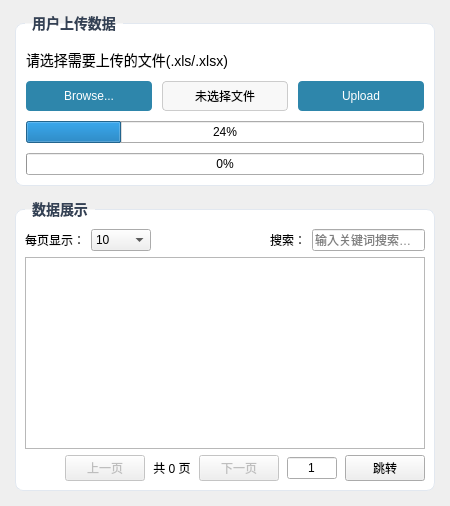
      <widget class="QWidget" name="page_upload">
       <property name="styleSheet">
        <string notr="true">QWidget#page_upload {
background-color: #f7f9fc;
}

/* 1. 主体设置 */
QGroupBox {
    background-color: #ffffff;
    border: 1px solid #e2e8f0;
    border-radius: 8px;
    
    /* 关键修改：增加顶部间距（通常 20-25px 比较合适） */
    margin-top: 8px; 
    
    font-size: 14px;
    font-weight: bold;
    color: #334155;
    
    /* 增加内部边距，防止内部的灰色 Label 顶到边框 */
    padding-top: 10px; 
}

/* 2. 标题定位设置（必须添加） */
QGroupBox::title {
    /* subcontrol-origin 设为 margin，标题才会乖乖呆在上面留出的 20px 空间里 */
    subcontrol-origin: margin;
    subcontrol-position: top left; /* 标题居左上 */
    left: 10px;                    /* 距离左边 10 像素 */
    padding: 0 5px;                /* 标题文字左右留点白，防止碰到横线 */
}</string>
       </property>
       <layout class="QVBoxLayout" name="verticalLayout_upload">
        <property name="spacing">
         <number>15</number>
        </property>
        <property name="leftMargin">
         <number>15</number>
        </property>
        <property name="topMargin">
         <number>15</number>
        </property>
        <property name="rightMargin">
         <number>15</number>
        </property>
        <property name="bottomMargin">
         <number>15</number>
        </property>
        <item>
         <widget class="QGroupBox" name="groupBox_upload">
          <property name="font">
           <font>
            <pointsize>-1</pointsize>
            <bold>true</bold>
           </font>
          </property>
          <property name="styleSheet">
           <string notr="true"/>
          </property>
          <property name="title">
           <string>用户上传数据</string>
          </property>
          <property name="alignment">
           <set>Qt::AlignmentFlag::AlignLeading|Qt::AlignmentFlag::AlignLeft|Qt::AlignmentFlag::AlignVCenter</set>
          </property>
          <property name="flat">
           <bool>false</bool>
          </property>
          <layout class="QVBoxLayout" name="verticalLayout_upload_group">
           <property name="spacing">
            <number>10</number>
           </property>
           <property name="leftMargin">
            <number>10</number>
           </property>
           <property name="topMargin">
            <number>15</number>
           </property>
           <property name="rightMargin">
            <number>10</number>
           </property>
           <property name="bottomMargin">
            <number>10</number>
           </property>
           <item>
            <widget class="QLabel" name="label_file_tip">
             <property name="styleSheet">
              <string>font-size: 14px;</string>
             </property>
             <property name="text">
              <string>请选择需要上传的文件(.xls/.xlsx)</string>
             </property>
            </widget>
           </item>
           <item>
            <layout class="QHBoxLayout" name="horizontalLayout_file">
             <property name="spacing">
              <number>10</number>
             </property>
             <property name="leftMargin">
              <number>0</number>
             </property>
             <property name="topMargin">
              <number>0</number>
             </property>
             <property name="rightMargin">
              <number>0</number>
             </property>
             <property name="bottomMargin">
              <number>0</number>
             </property>
             <item>
              <widget class="QPushButton" name="btn_browse">
               <property name="minimumSize">
                <size>
                 <width>80</width>
                 <height>30</height>
                </size>
               </property>
               <property name="styleSheet">
                <string notr="true">
/* 全局按钮样式：背景色+文字色+圆角+边框 */
QPushButton {
    background-color: #2E86AB; /* 背景色（蓝灰色） */
    color: white;              /* 文字色（白色） */
    border: none;              /* 去掉默认边框 */
    border-radius: 4px;        /* 圆角（可选） */
    padding: 6px 12px;         /* 内边距（上下6px，左右12px） */
    font-size: 12px;           /* 字体大小 */
}

/* 按钮禁用状态（如无数据时的分页按钮） */
QPushButton:disabled {
    background-color: #CCCCCC; /* 禁用背景色（浅灰） */
    color: #666666;            /* 禁用文字色（深灰） */
}</string>
               </property>
               <property name="text">
                <string>Browse...</string>
               </property>
              </widget>
             </item>
             <item>
              <widget class="QLabel" name="file_path">
               <property name="styleSheet">
                <string>border: 1px solid #ccc; padding: 5px; background: #f8f8f8; border-radius: 4px;</string>
               </property>
               <property name="text">
                <string>未选择文件</string>
               </property>
               <property name="alignment">
                <set>Qt::AlignmentFlag::AlignCenter</set>
               </property>
              </widget>
             </item>
             <item>
              <widget class="QPushButton" name="btn_upload">
               <property name="minimumSize">
                <size>
                 <width>80</width>
                 <height>30</height>
                </size>
               </property>
               <property name="styleSheet">
                <string notr="true">
/* 全局按钮样式：背景色+文字色+圆角+边框 */
QPushButton {
    background-color: #2E86AB; /* 背景色（蓝灰色） */
    color: white;              /* 文字色（白色） */
    border: none;              /* 去掉默认边框 */
    border-radius: 4px;        /* 圆角（可选） */
    padding: 6px 12px;         /* 内边距（上下6px，左右12px） */
    font-size: 12px;           /* 字体大小 */
}

/* 按钮禁用状态（如无数据时的分页按钮） */
QPushButton:disabled {
    background-color: #CCCCCC; /* 禁用背景色（浅灰） */
    color: #666666;            /* 禁用文字色（深灰） */
}</string>
               </property>
               <property name="text">
                <string>Upload</string>
               </property>
              </widget>
             </item>
            </layout>
           </item>
           <item>
            <widget class="QProgressBar" name="progressBar">
             <property name="value">
              <number>24</number>
             </property>
            </widget>
           </item>
           <item>
            <widget class="QProgressBar" name="progressBar_upload">
             <property name="visible">
              <bool>false</bool>
             </property>
             <property name="styleSheet">
              <string/>
             </property>
             <property name="value">
              <number>0</number>
             </property>
            </widget>
           </item>
          </layout>
         </widget>
        </item>
        <item>
         <widget class="QGroupBox" name="groupBox_table_upload">
          <property name="font">
           <font>
            <pointsize>-1</pointsize>
            <bold>true</bold>
           </font>
          </property>
          <property name="title">
           <string>数据展示</string>
          </property>
          <layout class="QVBoxLayout" name="verticalLayout">
           <item>
            <layout class="QHBoxLayout" name="horizontalLayout_upload_ctrl">
             <item>
              <widget class="QLabel" name="label_page_size">
               <property name="text">
                <string>每页显示：</string>
               </property>
              </widget>
             </item>
             <item>
              <widget class="QComboBox" name="cbx_page_size">
               <property name="minimumSize">
                <size>
                 <width>60</width>
                 <height>0</height>
                </size>
               </property>
               <item>
                <property name="text">
                 <string>10</string>
                </property>
               </item>
               <item>
                <property name="text">
                 <string>20</string>
                </property>
               </item>
               <item>
                <property name="text">
                 <string>50</string>
                </property>
               </item>
               <item>
                <property name="text">
                 <string>100</string>
                </property>
               </item>
              </widget>
             </item>
             <item>
              <spacer name="horizontalSpacer_upload">
               <property name="orientation">
                <enum>Qt::Orientation::Horizontal</enum>
               </property>
               <property name="sizeHint" stdset="0">
                <size>
                 <width>40</width>
                 <height>20</height>
                </size>
               </property>
              </spacer>
             </item>
             <item>
              <widget class="QLabel" name="label_search">
               <property name="text">
                <string>搜索：</string>
               </property>
              </widget>
             </item>
             <item>
              <widget class="QLineEdit" name="le_search">
               <property name="maximumSize">
                <size>
                 <width>200</width>
                 <height>16777215</height>
                </size>
               </property>
               <property name="placeholderText">
                <string>输入关键词搜索数据...</string>
               </property>
              </widget>
             </item>
            </layout>
           </item>
           <item>
            <widget class="QTableView" name="tableView">
             <property name="styleSheet">
              <string/>
             </property>
             <property name="editTriggers">
              <set>QAbstractItemView::EditTrigger::NoEditTriggers</set>
             </property>
             <property name="alternatingRowColors">
              <bool>true</bool>
             </property>
             <property name="selectionMode">
              <enum>QAbstractItemView::SelectionMode::SingleSelection</enum>
             </property>
             <property name="selectionBehavior">
              <enum>QAbstractItemView::SelectionBehavior::SelectRows</enum>
             </property>
             <property name="sortingEnabled">
              <bool>true</bool>
             </property>
             <property name="wordWrap">
              <bool>true</bool>
             </property>
             <attribute name="verticalHeaderDefaultSectionSize">
              <number>35</number>
             </attribute>
            </widget>
           </item>
           <item>
            <layout class="QHBoxLayout" name="horizontalLayout_Page">
             <property name="spacing">
              <number>8</number>
             </property>
             <property name="leftMargin">
              <number>0</number>
             </property>
             <property name="topMargin">
              <number>0</number>
             </property>
             <property name="rightMargin">
              <number>0</number>
             </property>
             <property name="bottomMargin">
              <number>0</number>
             </property>
             <item>
              <spacer name="horizontalSpacer_page">
               <property name="orientation">
                <enum>Qt::Orientation::Horizontal</enum>
               </property>
               <property name="sizeHint" stdset="0">
                <size>
                 <width>40</width>
                 <height>20</height>
                </size>
               </property>
              </spacer>
             </item>
             <item>
              <widget class="QPushButton" name="btn_prev_page">
               <property name="enabled">
                <bool>false</bool>
               </property>
               <property name="text">
                <string>上一页</string>
               </property>
              </widget>
             </item>
             <item>
              <widget class="QLabel" name="lab_page_info">
               <property name="text">
                <string>共 0 页</string>
               </property>
               <property name="alignment">
                <set>Qt::AlignmentFlag::AlignCenter</set>
               </property>
              </widget>
             </item>
             <item>
              <widget class="QPushButton" name="btn_next_page">
               <property name="enabled">
                <bool>false</bool>
               </property>
               <property name="text">
                <string>下一页</string>
               </property>
              </widget>
             </item>
             <item>
              <widget class="QLineEdit" name="le_page_num">
               <property name="maximumSize">
                <size>
                 <width>50</width>
                 <height>16777215</height>
                </size>
               </property>
               <property name="text">
                <string>1</string>
               </property>
               <property name="alignment">
                <set>Qt::AlignmentFlag::AlignCenter</set>
               </property>
               <property name="readOnly">
                <bool>false</bool>
               </property>
              </widget>
             </item>
             <item>
              <widget class="QPushButton" name="btn_jump_page">
               <property name="enabled">
                <bool>true</bool>
               </property>
               <property name="autoFillBackground">
                <bool>false</bool>
               </property>
               <property name="text">
                <string>跳转</string>
               </property>
              </widget>
             </item>
            </layout>
           </item>
          </layout>
         </widget>
        </item>
       </layout>
      </widget>
